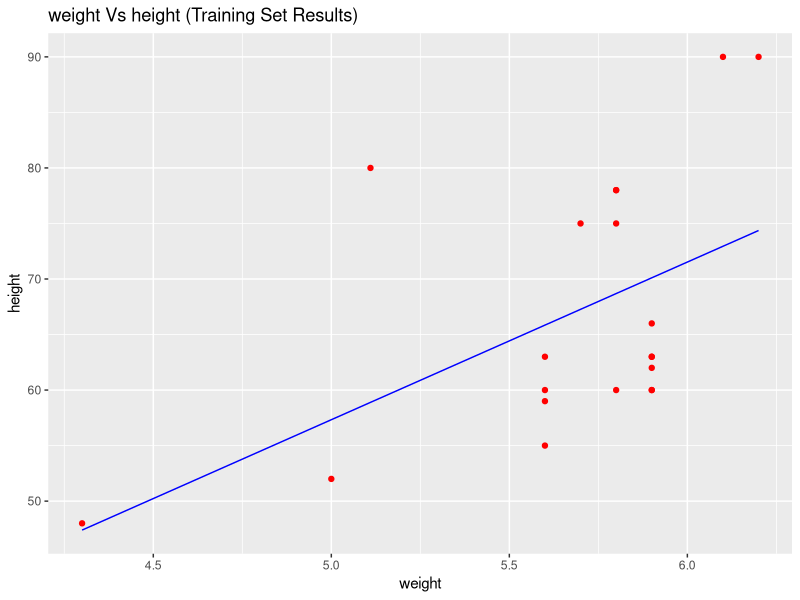
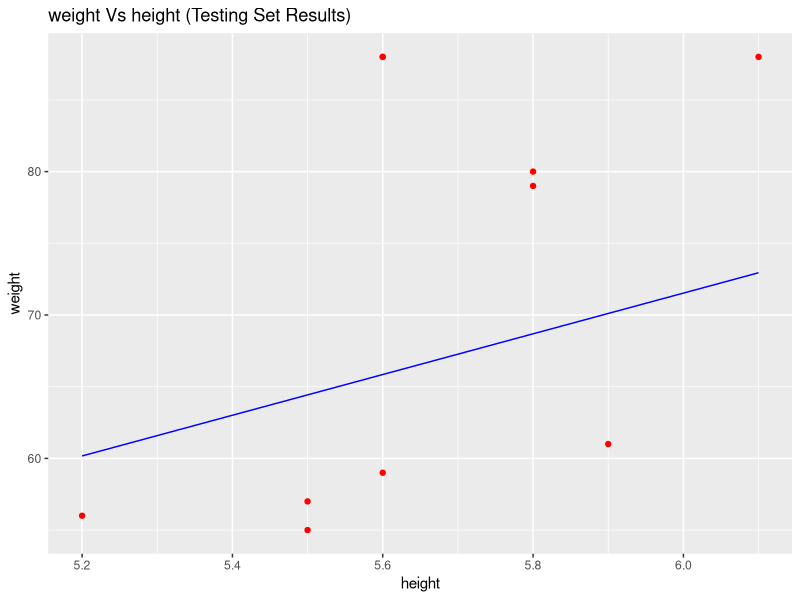
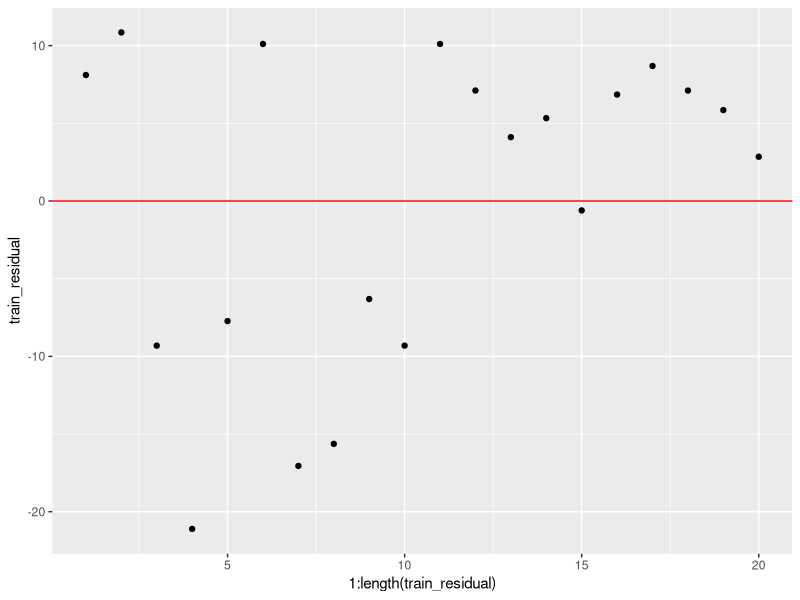
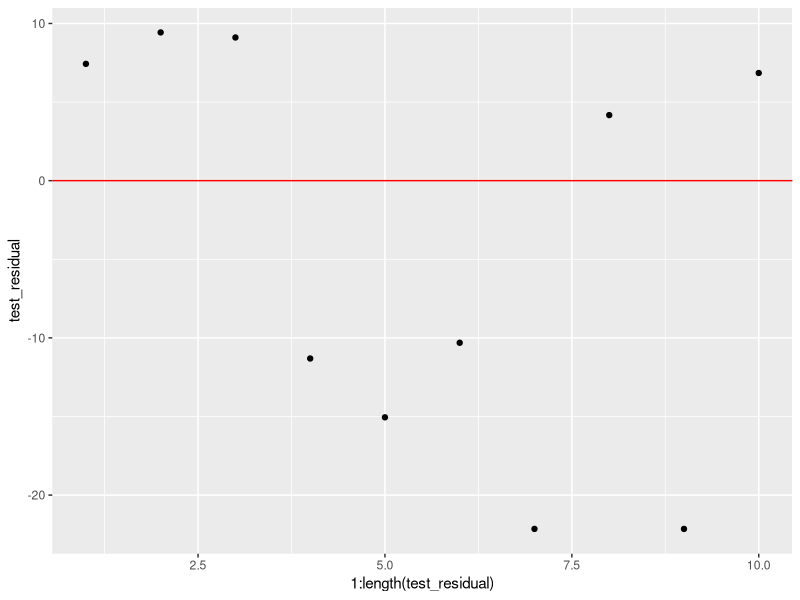

Here is the R script that generated these plots, in order:
#`Importing dataset
dataset = read.csv("bmi.csv")

library(caTools)
set.seed(123)
split = sample.split(dataset$weight, SplitRatio = 2/3)
print(split)

training_set = subset(dataset, split== TRUE)
test_set = subset(dataset, split == FALSE)

# Fitting the SLR Model using Training Set

regressor = lm(formula = weight ~ height , data = training_set)
print(regressor)

# Predicting the Test Set Results
y_test_pred = predict(regressor, newdata = test_set)

print(y_test_pred)

#Training set results plot
y_train_pred = predict(regressor, newdata = training_set)

library(ggplot2)
ggplot() + 
  geom_point(aes(x= training_set$height, 
                 y = training_set$weight),
             colour = "red") +
  geom_line(aes(x= training_set$height, 
                y = y_train_pred),
            colour = "blue") +
  ggtitle("weight Vs height (Training Set Results)") +
  xlab("weight") +
  ylab("height")

#Testing set results plot
ggplot() + 
  geom_point(aes(x= test_set$height, 
                 y = test_set$weight),
             colour = "red") +
  geom_line(aes(x= test_set$height, 
                y = y_test_pred),
            colour = "blue") +
  ggtitle("weight Vs height (Testing Set Results)") +
  xlab("height") +
  ylab("weight")

#Calculation of Residuals
train_residual = y_train_pred - training_set$weight
test_residual = y_test_pred - test_set$weight

length(train_residual)
#Plotting Residual line
ggplot() +
  geom_point(aes(x = 1:length(train_residual),
                 y = train_residual),
             colour = "black") + 
  geom_hline(yintercept = 0,
             linetype = "solid",
             color = "red")

ggplot() +
  geom_point(aes(x = 1:length(test_residual),
                 y = test_residual),
             colour = "black") + 
  geom_hline(yintercept = 0,
             linetype = "solid",
             color = "red")
